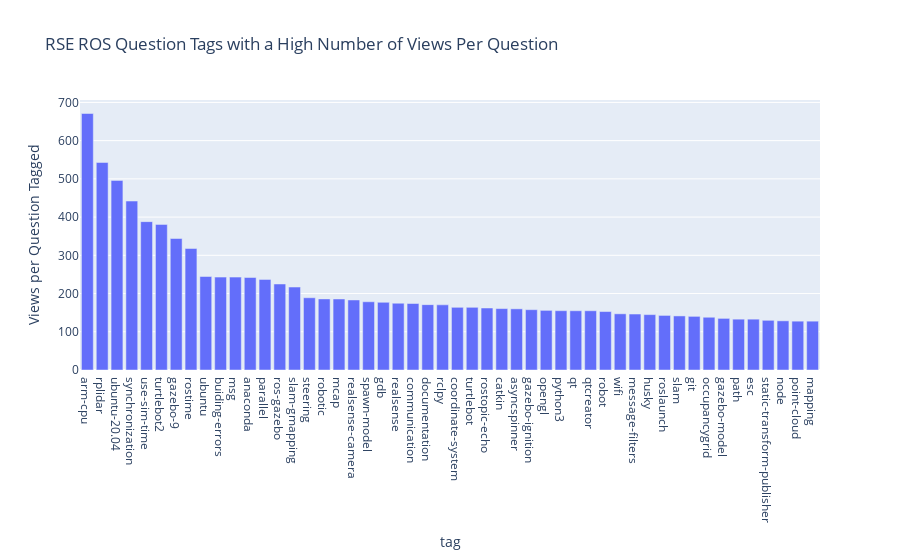

Notebook source saved alongside this figure:
### Code cell
fig = px.bar(view_df[0:50], x="tag", y="normed", title="RSE ROS Question Tags with a High Number of Views Per Question")
fig.update_layout(
        #autosize=False,
        #width=800,
        #height=400,
        #template='plotly_dark',
        yaxis_title=dict(text='Views per Question Tagged'),#, font=dict(size=16, color='#FFFFFF')),
        #yaxis_title=dict(text='7 day avg', font=dict(size=16, color='#FFFFFF')),
        #plot_bgcolor='rgb(50, 50, 50)',
        #xaxis=dict(tickfont=dict(size=14, color='#FFFFFF')),
        #yaxis=dict(tickfont=dict(size=14, color='#FFFFFF')),
        #legend=dict(x=0.1, y=1.1, orientation='h', font=dict(color='#FFFFFF')),
        #margin=dict(l=10, r=10, t=100, b=50)
    )
fig.show()

### Figure 1 — Plotly figure (JSON) as saved in the notebook; plotly's stock layout.template omitted (floating-point values rounded to 4 significant figures)
{"data": [{"alignmentgroup": "True", "hovertemplate": "tag=%{x}<br>normed=%{y}<extra></extra>", "legendgroup": "", "marker": {"color": "#636efa", "pattern": {"shape": ""}}, "name": "", "offsetgroup": "", "orientation": "v", "showlegend": false, "textposition": "auto", "type": "bar", "x": ["arm-cpu", "rplidar", "ubuntu-20.04", "synchronization", "use-sim-time", "turtlebot2", "gazebo-9", "rostime", "ubuntu", "buiding-errors", "msg", "anaconda", "parallel", "ros-gazebo", "slam-gmapping", "steering", "robotic", "mcap", "realsense-camera", "spawn-model", "gdb", "realsense", "communication", "documentation", "rclpy", "coordinate-system", "turtlebot", "rostopic-echo", "catkin", "asyncspinner", "gazebo-ignition", "opengl", "python3", "qt", "qtcreator", "robot", "wifi", "message-filters", "husky", "roslaunch", "slam", "git", "occupancygrid", "gazebo-model", "path", "esc", "static-transform-publisher", "node", "point-cloud", "mapping"], "xaxis": "x", "y": [671, 542.9, 496, 442, 388.1, 380.9, 344, 317.8, 244.6, 243, 243, 242, 237, 225, 217, 189, 186, 185.8, 183.2, 178.5, 177, 174.7, 174.0, 171, 170.5, 164, 164, 162.2, 160.6, 160, 157.8, 156, 155.2, 155, 155, 152.9, 147, 146.4, 144.9, 142.8, 141.5, 140.3, 138, 135, 133, 133, 130, 128.6, 127.8, 127.7], "yaxis": "y"}], "layout": {"barmode": "relative", "legend": {"tracegroupgap": 0}, "title": {"text": "RSE ROS Question Tags with a High Number of Views Per Question"}, "xaxis": {"anchor": "y", "domain": [0, 1], "title": {"text": "tag"}}, "yaxis": {"anchor": "x", "domain": [0, 1], "title": {"text": "Views per Question Tagged"}}}}
